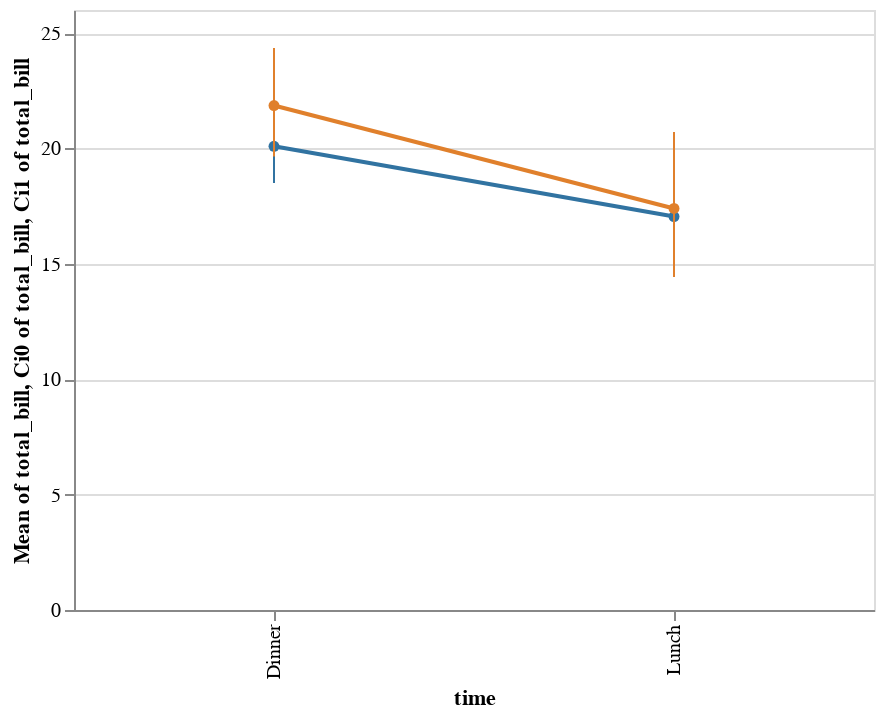

The code cell stored with this chart in its notebook:
### Code cell
display(salt.pointplot(x="time", y="total_bill", hue="smoker", data=tips))
ax = sns.pointplot(x="time", y="total_bill", hue="smoker", data=tips, dodge=True)

### Figure 1 — Vega-Lite specification as saved in the notebook (floating-point values rounded to 4 significant figures; data arrays with more than 128 entries replaced by an {"elided": "..."} marker saying what was removed)
{"$schema": "https://vega.github.io/schema/vega-lite/v2.4.1.json", "config": {"range": {"category": ["rgba(49,115,161,1)", "rgba(224,128,44,1)", "rgba(58,145,58,1)", "rgba(192,60,61,1)", "rgba(147,113,178,1)", "rgba(131,91,83,1)", "rgba(213,132,188,1)", "rgba(127,127,127,1)", "rgba(168,169,53,1)", "rgba(45,171,184,1)"]}, "view": {"height": 300, "width": 400}}, "data": {"values": {"elided": "244 records"}}, "layer": [{"encoding": {"color": {"field": "smoker", "type": "nominal"}, "x": {"field": "time", "type": "nominal"}, "y": {"aggregate": "mean", "field": "total_bill", "type": "quantitative"}}, "mark": "circle"}, {"encoding": {"color": {"field": "smoker", "type": "nominal"}, "x": {"field": "time", "type": "nominal"}, "y": {"aggregate": "mean", "field": "total_bill", "type": "quantitative"}}, "mark": "line"}, {"encoding": {"color": {"field": "smoker", "legend": null, "type": "nominal"}, "x": {"field": "time", "type": "nominal"}, "y": {"aggregate": "ci0", "field": "total_bill", "type": "quantitative"}, "y2": {"aggregate": "ci1", "field": "total_bill", "type": "quantitative"}}, "mark": "rule"}]}
